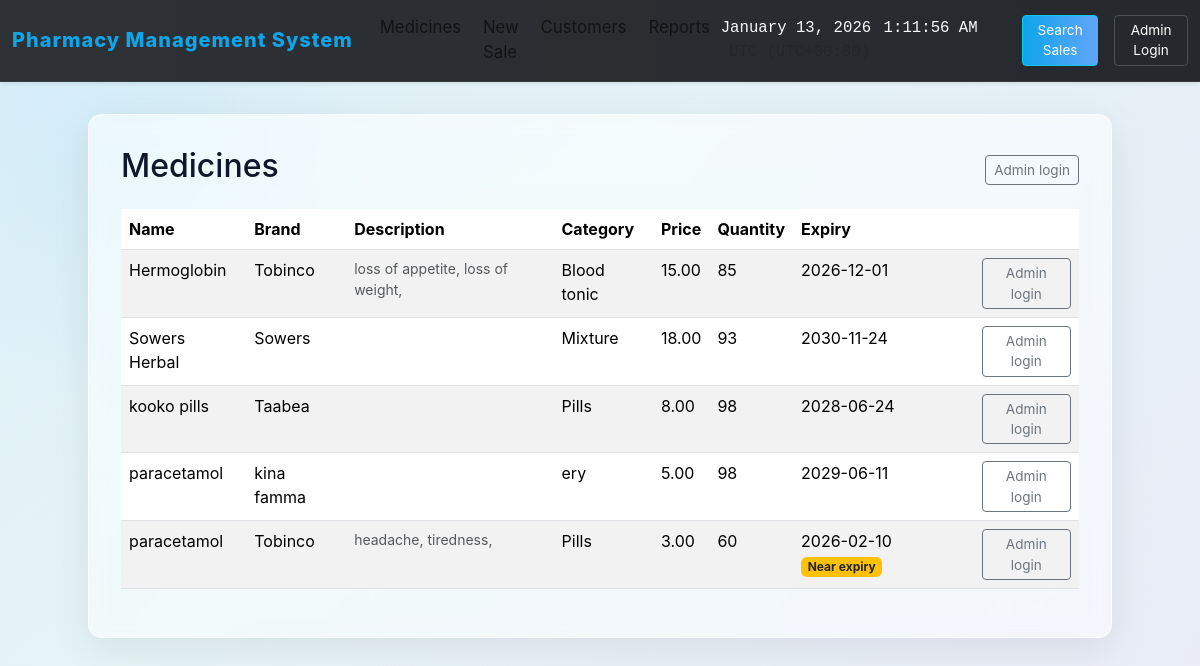
Page /medicines on the earlier database version.
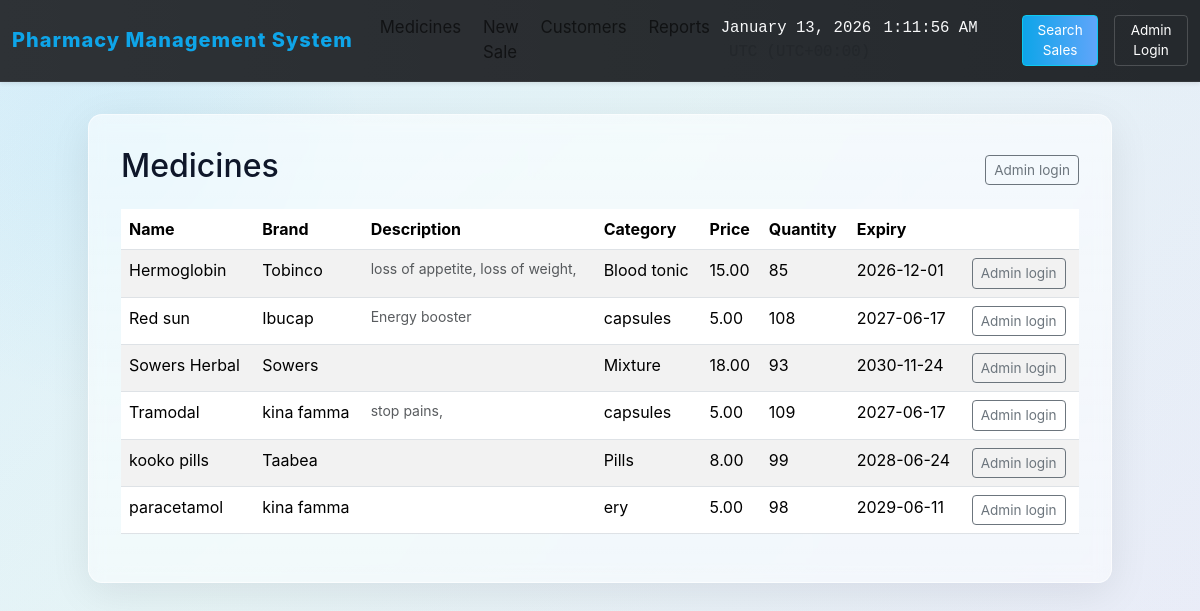
Same page on the later database version.
### models.py (models this page shows, shortened)
class Medicine(db.Model):
    id = db.Column(db.Integer, primary_key=True)
    name = db.Column(db.String(120), nullable=False)
    brand = db.Column(db.String(120))
    price = db.Column(db.Float, nullable=False)
    quantity = db.Column(db.Integer, nullable=False, default=0)
    expiry_date = db.Column(db.Date, nullable=True)
    category = db.Column(db.String(80))
    description = db.Column(db.Text)
    def near_expiry(self, days=30, today=None):
        from datetime import date, timedelta
        today = today or date.today()
        if self.expiry_date is None:
            return False
        return today <= self.expiry_date <= (today + timedelta(days=days))

### app.py (the view)
    @app.route('/medicines')
    def medicines():
        medicines = Medicine.query.order_by(Medicine.name).all()
        low_stock_threshold = 5
        return render_template('medicines.html', medicines=medicines, low_stock_threshold=low_stock_threshold, today=date.today())

### templates/medicines.html (shortened to what this page needs)
{% extends 'base.html' %}
{% block content %}
  <div class="d-flex justify-content-between align-items-center mb-3">
    <h2>Medicines</h2>
    {% if session.get('is_admin') %}
      <a class="btn btn-sm btn-primary" href="/medicines/add">Add Medicine</a>
    {% else %}
      <a class="btn btn-sm btn-outline-secondary" href="{{ url_for('admin_login') }}">Admin login</a>
    {% endif %}
  </div>
  <table class="table table-striped">
    <thead>
      <tr>
        <th>Name</th>
        <th>Brand</th>
        <th>Description</th>
        <th>Category</th>
        <th>Price</th>
        <th>Quantity</th>
        <th>Expiry</th>
        <th></th>
      </tr>
    </thead>
    <tbody>
      {% for m in medicines %}
      <tr>
        <td>{{m.name}}</td>
        <td>{{m.brand or ''}}</td>
        <td>
          {% if m.description %}
            <div class="text-muted small">{{ m.description[:100] }}{% if m.description and m.description|length > 100 %}...{% endif %}</div>
          {% endif %}
        </td>
        <td>{{m.category or ''}}</td>
        <td>{{'%.2f'|format(m.price)}}</td>
        <td>
          {% if m.quantity == 0 %}
            <span class="text-danger">Finish</span>
          {% else %}
            {{m.quantity}}
          {% endif %}
        </td>
        <td>
          {% if m.expiry_date %}
            {{m.expiry_date}}
            {% if m.expiry_date < today %}
              <span class="badge bg-danger">Expired</span>
            {% elif m.near_expiry() %}
              <span class="badge bg-warning text-dark">Near expiry</span>
            {% endif %}
          {% else %}
            —
          {% endif %}
        </td>
        {% if session.get('is_admin') %}
        <td>
          <a class="btn btn-sm btn-outline-secondary" href="/medicines/update/{{m.id}}">Edit</a>
          <form method="post" action="/medicines/delete/{{m.id}}" style="display:inline-block; margin-left:6px;" onsubmit="return confirm('Delete this medicine?');">
            {{ csrf_token() }}
            <button class="btn btn-sm btn-outline-danger">Delete</button>
          </form>
        </td>
        {% else %}
        <td><a class="btn btn-sm btn-outline-secondary" href="{{ url_for('admin_login') }}">Admin login</a></td>
        {% endif %}
      </tr>
      {% endfor %}
    </tbody>
  </table>
{% endblock %}

### templates/base.html (shortened to what this page needs)
<!doctype html>
<html lang="en">
  <head>
    <link href="https://cdn.jsdelivr.net/npm/bootstrap@5.3.2/dist/css/bootstrap.min.css" rel="stylesheet">
  </head>
  <body>
    <nav class="navbar navbar-expand-lg navbar-dark bg-dark mb-4 shadow-sm">
      <div class="container-fluid">
        <a class="navbar-brand" href="/">Pharmacy Management System</a>
        <div class="collapse navbar-collapse">
            <ul class="navbar-nav me-auto mb-2 mb-lg-0">
              <li class="nav-item"><a class="nav-link" href="/medicines">Medicines</a></li>
              <li class="nav-item"><a class="nav-link" href="/sales/new">New Sale</a></li>
              <li class="nav-item"><a class="nav-link" href="/customers">Customers</a></li>
              <li class="nav-item"><a class="nav-link" href="/reports">Reports</a></li>
            </ul>
          </div>
          <div class="d-flex align-items-center gap-3 text-light">
            <small>
              <span id="clock-date">{{ current_date }}</span>&nbsp;&nbsp;
              <span id="clock-time">{{ current_time }}</span>
              &nbsp;&nbsp;<small id="clock-zone" class="text-muted"></small>
            </small>
            <a href="{{ url_for('search_sales') }}" class="btn btn-info btn-sm">Search Sales</a>
            {% if session.get('is_admin') %}
              <a href="{{ url_for('admin_logout') }}" class="btn btn-outline-light btn-sm">Logout</a>
            {% else %}
              <a href="{{ url_for('admin_login') }}" class="btn btn-outline-light btn-sm">Admin Login</a>
            {% endif %}
          </div>
      </div>
    </nav>
    <div class="container">
      {% from 'wtf.html' import csrf_token %}
      {% block content %}{% endblock %}
    </div>
  </body>
</html>

### templates/base.html (style rules this page uses)
:root { --primary-blue: #0ea5e9; --accent-green: #16a34a; --danger-red: #ef4444; --glass-white: rgba(255,255,255,0.75); --glass-border: rgba(255,255,255,0.6); --muted: rgba(0,0,0,0.6); }
html,body { height:100%; }
body { background: linear-gradient(135deg, rgba(14,165,233,0.12) 0%, rgba(16,185,129,0.06) 40%, rgba(239,68,68,0.04) 100%), radial-gradient( circle at 10% 20%, rgba(14,165,233,0.06), transparent 20%), linear-gradient(120deg, #f8fafc 0%, #eaf2ff 100%); min-height: 100vh; font-family: -apple-system, BlinkMacSystemFont, 'Segoe UI', Roboto, 'Helvetica Neue', Arial; color: #0f172a; }
.navbar { background: linear-gradient(90deg, rgba(255,255,255,0.06), rgba(255,255,255,0.02)); backdrop-filter: blur(6px) saturate(120%); border-bottom: 1px solid rgba(255,255,255,0.06); box-shadow: 0 6px 30px rgba(2,6,23,0.12); font-size: 1.05rem; }
.navbar-brand { font-weight: 800; letter-spacing: 1px; font-size: 1.25rem; color: var(--primary-blue) !important; }
.navbar-nav .nav-link { color: var(--muted) !important; border-radius: 8px; transition: background 0.18s, color 0.18s, transform 0.12s; padding: 0.45rem 0.85rem; margin: 0 0.18rem; }
.container { background: linear-gradient(180deg, rgba(255,255,255,0.6), rgba(255,255,255,0.5)); border-radius: 14px; box-shadow: 0 10px 40px rgba(2,6,23,0.08); padding: 2rem; margin: 2rem auto; max-width: 1024px; border: 1px solid var(--glass-border); backdrop-filter: blur(8px) saturate(120%); }
.btn-outline-light { color:#fff;border-color:rgba(255,255,255,0.18) }
.btn-info { background:linear-gradient(90deg,var(--primary-blue),#60a5fa);color:#fff }
.btn-sm { padding:.25rem .5rem;font-size:.85rem }
table { background:transparent }
.table-striped>tbody>tr:nth-of-type(odd) { background:rgba(15,23,42,0.02) }
#clock-date, #clock-time, #clock-zone { font-family: 'Fira Mono', 'Consolas', monospace; font-size: 0.98rem; }

Differences in the rows shown:
added Medicine: name "Red sun", brand "Ibucap", description "Energy booster", category "capsules", price "5.00", quantity "108", expiry_date "2027-06-17"
changed Medicine: name "paracetamol" → "Tramodal"; brand "Tobinco" → "kina famma"; description "headache, tiredness," → "stop pains,"; category "Pills" → "capsules"; price "3.00" → "5.00"; quantity "60" → "109"; expiry_date "2026-02-10" → "2027-06-17"; no longer shows "Near expiry"; moves up the list
changed Medicine "kooko pills": quantity "98" → "99"
